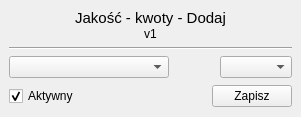
<?xml version="1.0" encoding="UTF-8"?>
<ui version="4.0">
 <class>Form</class>
 <widget class="QWidget" name="Form">
  <property name="geometry">
   <rect>
    <x>0</x>
    <y>0</y>
    <width>301</width>
    <height>117</height>
   </rect>
  </property>
  <property name="windowTitle">
   <string>Form</string>
  </property>
  <layout class="QGridLayout" name="gridLayout">
   <property name="leftMargin">
    <number>0</number>
   </property>
   <property name="topMargin">
    <number>0</number>
   </property>
   <property name="rightMargin">
    <number>0</number>
   </property>
   <property name="bottomMargin">
    <number>0</number>
   </property>
   <property name="spacing">
    <number>0</number>
   </property>
   <item row="0" column="0">
    <widget class="QWidget" name="widget" native="true">
     <layout class="QVBoxLayout" name="verticalLayout_3">
      <item>
       <widget class="QWidget" name="widget_2" native="true">
        <layout class="QVBoxLayout" name="verticalLayout_2">
         <property name="spacing">
          <number>0</number>
         </property>
         <property name="leftMargin">
          <number>0</number>
         </property>
         <property name="topMargin">
          <number>0</number>
         </property>
         <property name="rightMargin">
          <number>0</number>
         </property>
         <property name="bottomMargin">
          <number>0</number>
         </property>
         <item>
          <widget class="QLabel" name="label">
           <property name="font">
            <font>
             <pointsize>11</pointsize>
            </font>
           </property>
           <property name="text">
            <string>Jakość - kwoty - Dodaj</string>
           </property>
           <property name="alignment">
            <set>Qt::AlignCenter</set>
           </property>
          </widget>
         </item>
         <item>
          <widget class="QLabel" name="label_2">
           <property name="text">
            <string>v1</string>
           </property>
           <property name="alignment">
            <set>Qt::AlignCenter</set>
           </property>
          </widget>
         </item>
        </layout>
       </widget>
      </item>
      <item>
       <widget class="Line" name="line">
        <property name="orientation">
         <enum>Qt::Horizontal</enum>
        </property>
       </widget>
      </item>
      <item>
       <widget class="QWidget" name="widget_3" native="true">
        <layout class="QHBoxLayout" name="horizontalLayout_2">
         <property name="spacing">
          <number>0</number>
         </property>
         <property name="leftMargin">
          <number>0</number>
         </property>
         <property name="topMargin">
          <number>0</number>
         </property>
         <property name="rightMargin">
          <number>0</number>
         </property>
         <property name="bottomMargin">
          <number>0</number>
         </property>
         <item>
          <widget class="QComboBox" name="combo_grupa">
           <property name="minimumSize">
            <size>
             <width>160</width>
             <height>0</height>
            </size>
           </property>
          </widget>
         </item>
         <item>
          <spacer name="horizontalSpacer_2">
           <property name="orientation">
            <enum>Qt::Horizontal</enum>
           </property>
           <property name="sizeHint" stdset="0">
            <size>
             <width>51</width>
             <height>20</height>
            </size>
           </property>
          </spacer>
         </item>
         <item>
          <widget class="QComboBox" name="combo_linia"/>
         </item>
        </layout>
       </widget>
      </item>
      <item>
       <widget class="QWidget" name="widget_4" native="true">
        <layout class="QHBoxLayout" name="horizontalLayout">
         <property name="spacing">
          <number>0</number>
         </property>
         <property name="leftMargin">
          <number>0</number>
         </property>
         <property name="topMargin">
          <number>0</number>
         </property>
         <property name="rightMargin">
          <number>0</number>
         </property>
         <property name="bottomMargin">
          <number>0</number>
         </property>
         <item>
          <widget class="QCheckBox" name="check_aktywny">
           <property name="text">
            <string>Aktywny</string>
           </property>
           <property name="checked">
            <bool>true</bool>
           </property>
          </widget>
         </item>
         <item>
          <spacer name="horizontalSpacer">
           <property name="orientation">
            <enum>Qt::Horizontal</enum>
           </property>
           <property name="sizeHint" stdset="0">
            <size>
             <width>139</width>
             <height>20</height>
            </size>
           </property>
          </spacer>
         </item>
         <item>
          <widget class="QPushButton" name="btn_zapisz">
           <property name="text">
            <string>Zapisz</string>
           </property>
          </widget>
         </item>
        </layout>
       </widget>
      </item>
     </layout>
    </widget>
   </item>
  </layout>
 </widget>
 <resources/>
 <connections/>
</ui>
